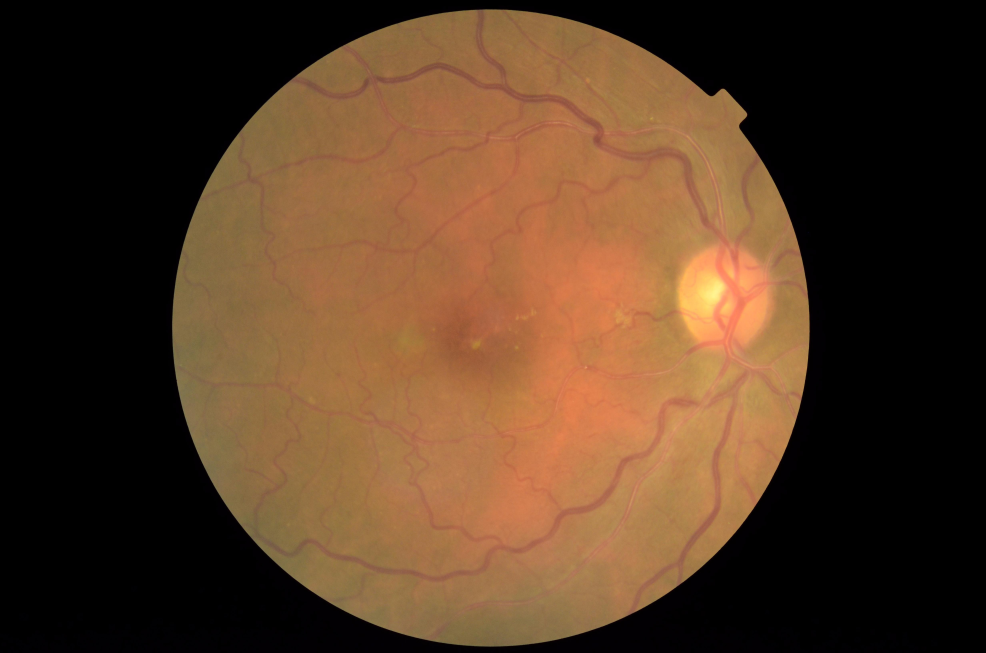
#> input picture 15_right.jpeg, 4928 x 3264 px (shown at 1/5 size); the run also reads 1 picture not shown here
$ python retinalImageDetect.py   (older library calls are emulated)
#> lines starting #> are read from the running program, lines starting #| are printed output that depends on the picture; after the words box and inside, x2 and y2 are one past the last pixel; in counts of white or black regions, pixels touching at a corner belong together; long printed decimals are rounded
#> further down, fundus is the input picture: shape (3264, 4928, 3); mean B, G, R 36, 58.2, 84.8
#!/usr/bin/env python
# coding: utf-8

# In[1]:


#optimisation required
from skimage import measure
import matplotlib.pyplot as plt
import numpy as np
import cv2

def adjust_gamma(image, gamma=1.0):
   table = np.array([((i / 255.0) ** gamma) * 255
      for i in np.arange(0, 256)]).astype("uint8")

   return cv2.LUT(image, table)

def extract_ma(image):
    r,g,b=cv2.split(image)
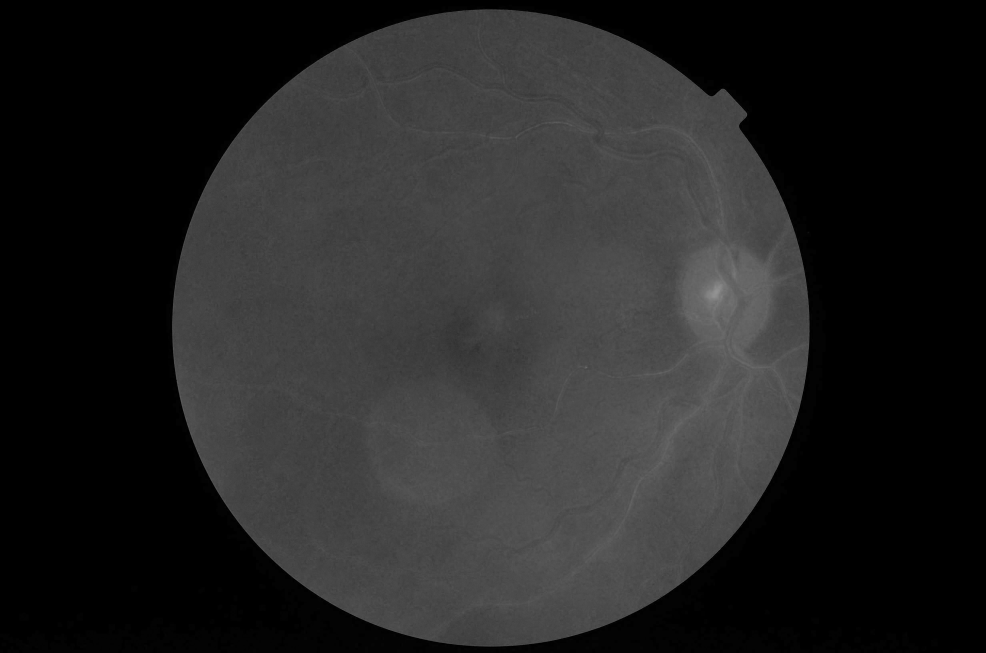
#> r: shape (3264, 4928) (shown at 1/5 size); min 0, max 148, mean 36
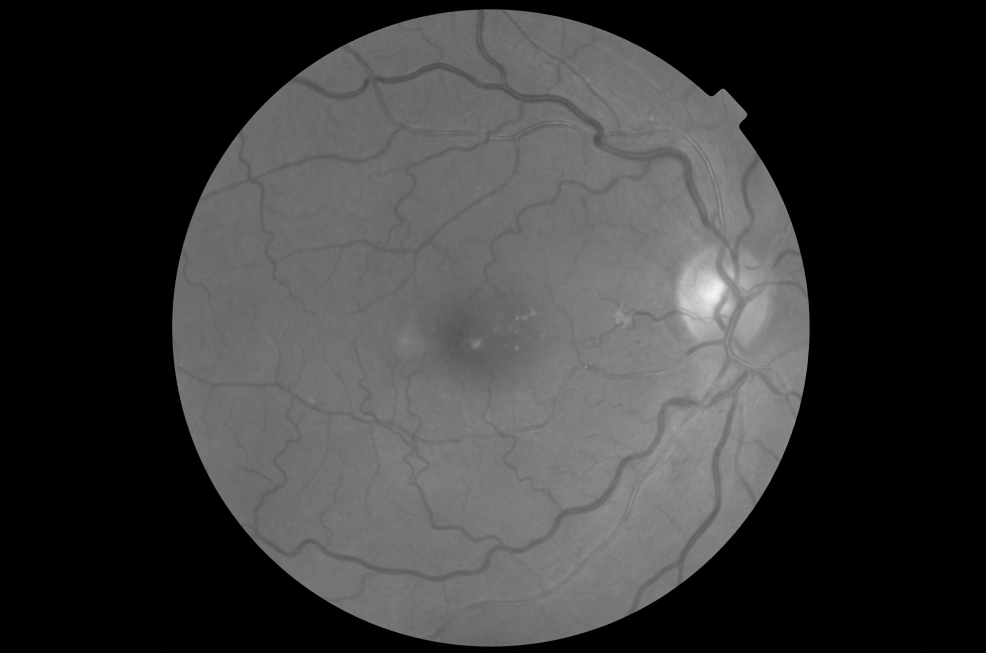
#> g: shape (3264, 4928) (shown at 1/5 size); min 0, max 243, mean 58.2
    comp=255-g
    clahe = cv2.createCLAHE(clipLimit=5.0, tileGridSize=(8,8))
    histe=clahe.apply(comp)
    adjustImage = adjust_gamma(histe,gamma=3)
    comp = 255-adjustImage
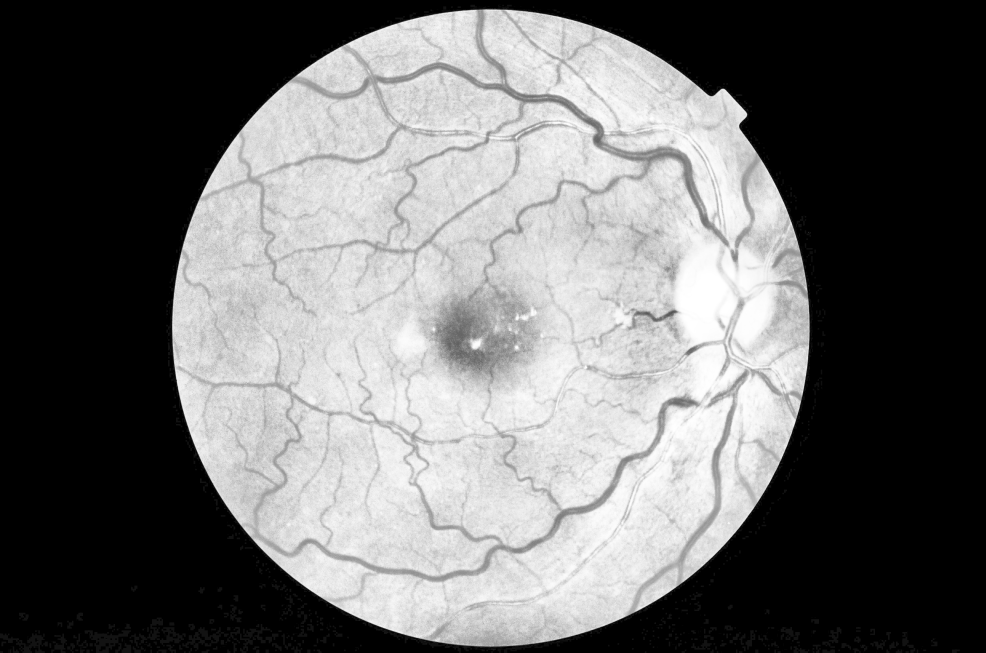
#> comp: shape (3264, 4928) (shown at 1/5 size); min 0, max 255, mean 107.7
    J =  adjust_gamma(comp,gamma=4)
    J = 255-J
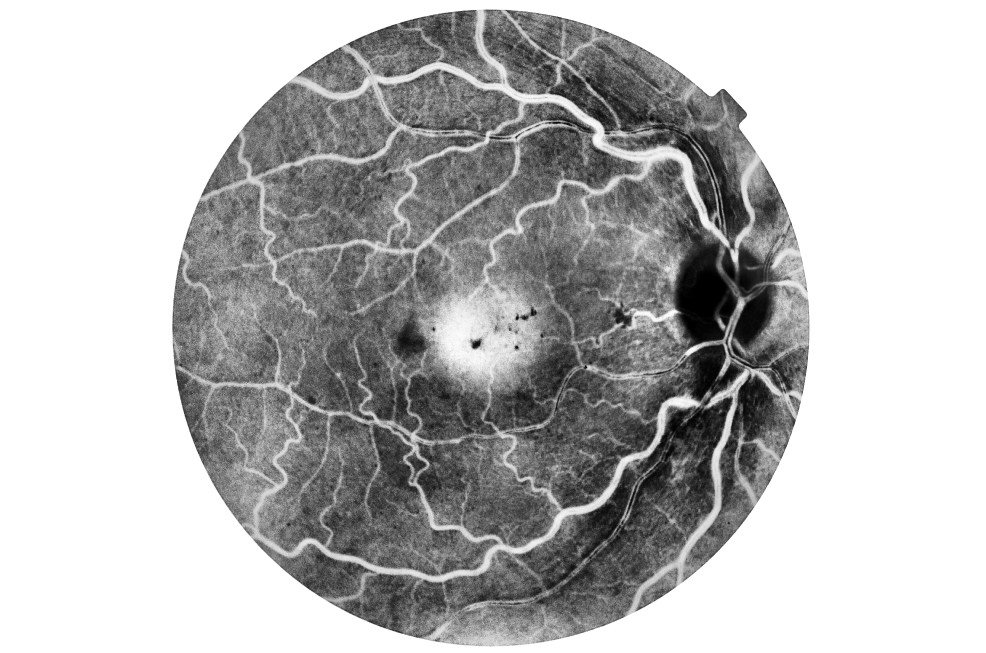
#> J: shape (3264, 4928) (shown at 1/5 size); min 0, max 255, mean 185.3
    J = adjust_gamma(J,gamma=4)

    K=np.ones((11,11),np.float32)
    L = cv2.filter2D(J,-1,K)

    ret3,thresh2 = cv2.threshold(L,125,255,cv2.THRESH_BINARY|cv2.THRESH_OTSU)
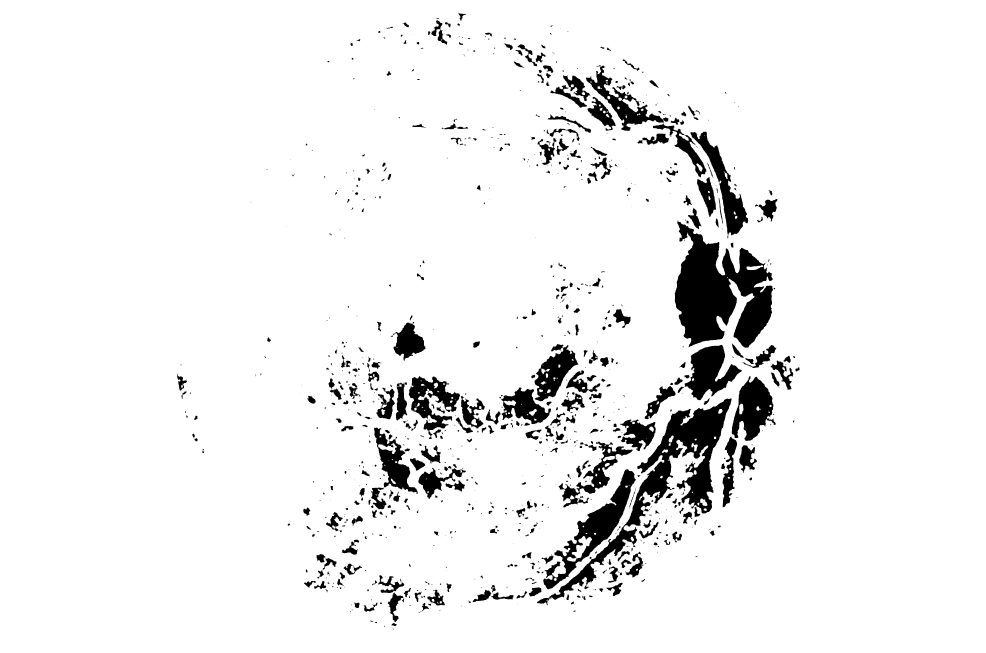
#> thresh2: shape (3264, 4928) (shown at 1/5 size); 93.6% white; 1102 black regions (439 under 20 px), largest, box (x1, y1, x2, y2) and area: (3374, 1103, 3865, 1739) 178407, (2685, 1992, 3658, 3027) 142989, (2716, 2346, 3180, 2947) 59090
#> ret3 = 147
    plt.imshow(thresh2)

    kernel2=np.ones((9,9),np.uint8)
    tophat = cv2.morphologyEx(thresh2, cv2.MORPH_TOPHAT, kernel2)
#> tophat: shape (3264, 4928); 0.2% white; 2961 white regions (2599 under 20 px), largest, box (x1, y1, x2, y2) and area: (3800, 1435, 3829, 1462) 274, (1661, 2627, 1682, 2644) 200, (2594, 2566, 2620, 2583) 186
    kernel3=np.ones((7,7),np.uint8)
    opening = cv2.morphologyEx(tophat, cv2.MORPH_OPEN, kernel3)
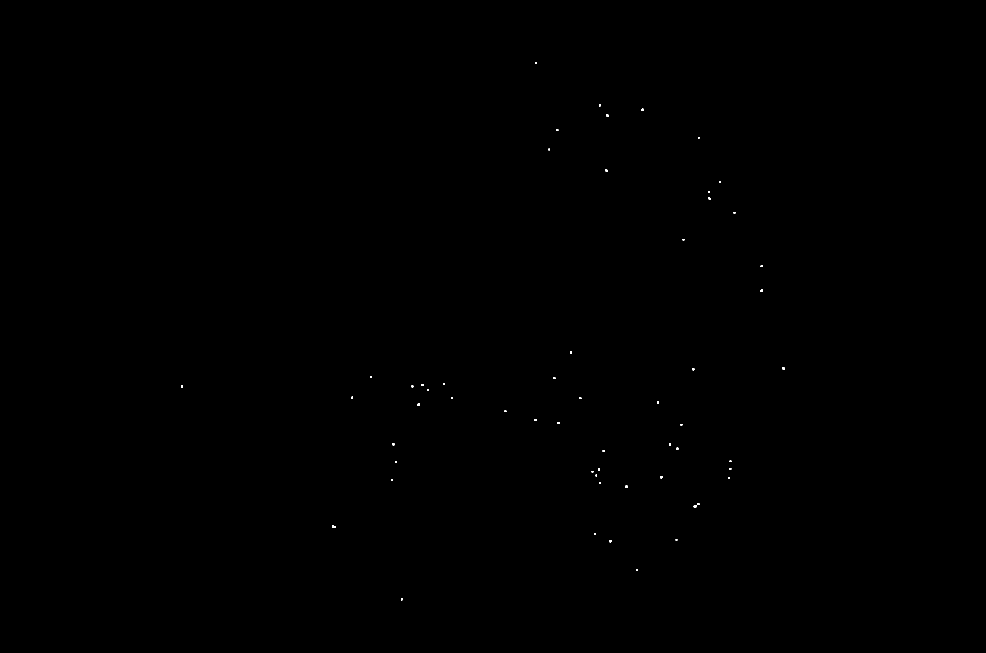
#> opening: shape (3264, 4928) (shown at 1/5 size); 0.03% white; 57 white regions, largest, box (x1, y1, x2, y2) and area: (1662, 2628, 1678, 2640) 144, (3031, 571, 3043, 584) 130, (3803, 1448, 3815, 1460) 117
    return opening


if __name__ == "__main__":
    fundus = cv2.imread("15_right.jpeg")
    bloodvessel = extract_ma(fundus)
    original=bloodvessel

    #this image is for comparison
    contrast = cv2.imread("tree_vessel.png")
    # convert the images to grayscale

    contrast = cv2.cvtColor(contrast, cv2.COLOR_BGR2GRAY)
#> contrast: shape (505, 767); every value is 0
    # initialize the figure
    fig = plt.figure("Images")
    images = ("Original", original), ("Contrast", contrast)
    # loop over the images
    for (i, (name, image)) in enumerate(images):
        # show the image
        ax = fig.add_subplot(1, 3, i + 1)
        ax.set_title(name)
        plt.imshow(image, cmap = plt.cm.gray)
        plt.axis("off")
#> this loop made 2 passes
#> name on passes 1 to 2: 'Original', 'Contrast'
    # show the figure
    plt.show()

    width = 512
    height = 512
    dim = (width, height)

    original=cv2.resize(original,dim,interpolation = cv2.INTER_AREA)
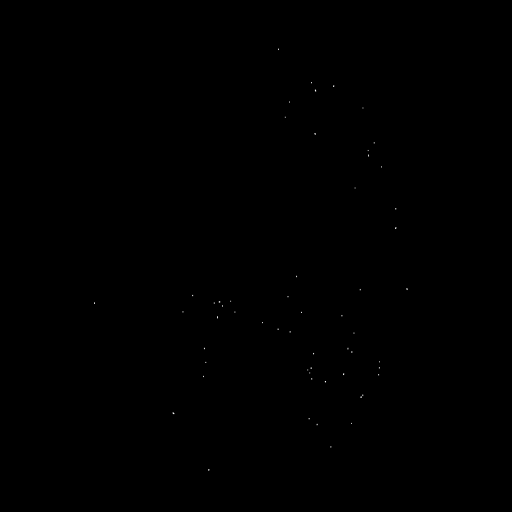
#> original: shape (512, 512); min 0, max 251, mean 0.1
    contrast=cv2.resize(contrast,dim,interpolation = cv2.INTER_AREA)
#> contrast: shape (512, 512); every value is 0
    err = np.sum((original.astype("float") - contrast.astype("float")) ** 2)
#> err = 2295259
    err /= float(original.shape[0] * original.shape[1])
#> err = 8.76
    m = err
#> m = 8.76
    s = measure.compare_ssim(original, contrast)
#> s = 0.988

    fig = plt.figure("MSE PLOT")
    print(m,s)
#| 8.756 0.988


    plt.suptitle("MSE: %.2f, SSIM: %.2f" % (m, s))
    # show first image
    ax = fig.add_subplot(1, 2, 1)
    plt.imshow(original, cmap = plt.cm.gray)
    plt.axis("off")

    if(m>0.1 and s<1):
        print("Its a Retinal Image")
    else:
        print("Not Retinal Image")


# In[ ]:
